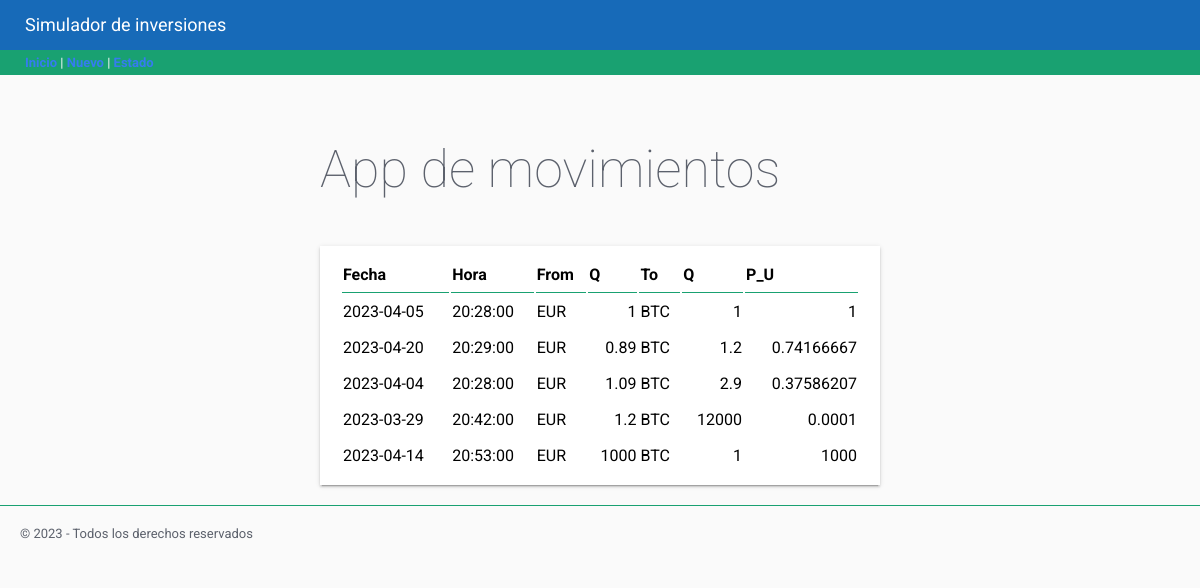
Before: / with the older database file.
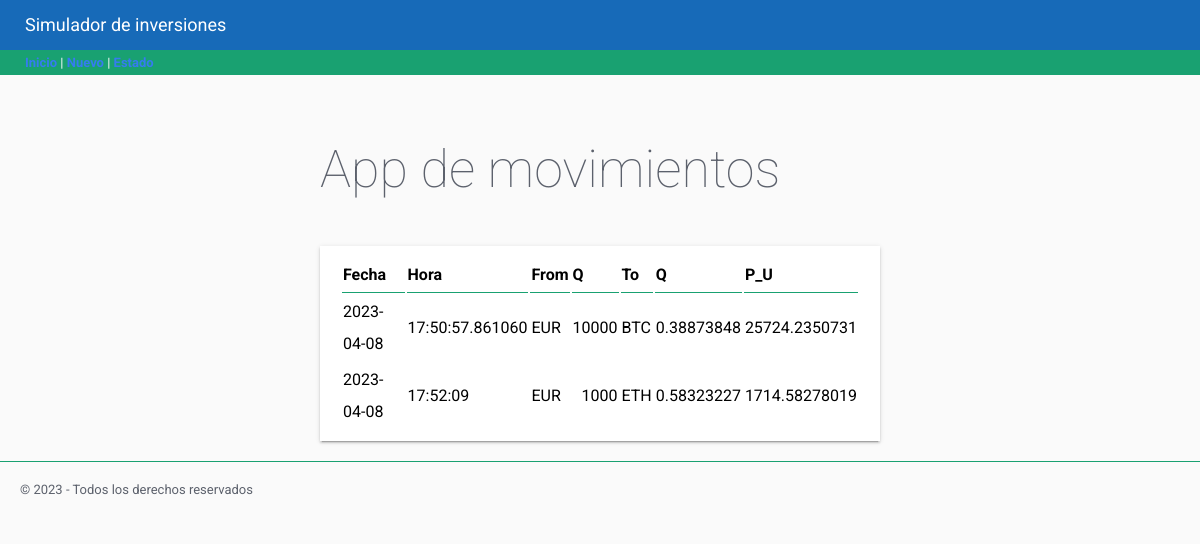
After: the same page with the newer database file.
### tables this page shows
CREATE TABLE "movimientos" (
	"id"	INTEGER NOT NULL UNIQUE,
	"fecha"	TEXT NOT NULL,
	"hora"	TEXT NOT NULL,
	"moneda_from"	TEXT NOT NULL,
	"cantidad_from"	NUMERIC NOT NULL,
	"moneda_to"	TEXT NOT NULL,
	"cantidad_to"	NUMERIC NOT NULL,
	"precio_unitario"	NUMERIC NOT NULL,
	PRIMARY KEY("id" AUTOINCREMENT)
);

### cryptos/views.py (the view)
@app.route('/')
def home():
    consulta = 'SELECT id, fecha, hora, moneda_from , cantidad_from, moneda_to, cantidad_to,precio_unitario FROM movimientos'
    movimientos = db.consultaSQL(consulta)
    return render_template("inicio.html", movs=movimientos)

### cryptos/models.py (called while the page is built)
    def consultaSQL(self,consulta):
        conexion = sqlite3.connect(self.ruta)
        cursor = conexion.cursor()
        cursor.execute(consulta)
        datos = cursor.fetchall()
        movimientos = []
        nombres_columna = []
        for columna in cursor.description:
            nombres_columna.append(columna[0])
        for dato in datos:
            indice = 0
            movimiento = {}
            for nombre in nombres_columna:
                movimiento[nombre] = dato[indice]
                indice += 1
            movimientos.append(movimiento)
        conexion.close()
        return movimientos

### cryptos/templates/inicio.html (shortened to what this page needs)
{% extends "base.html"%}
{% block contenido %}
<table class="paper">
            <tr>
                <th class="titulo-table">Fecha</th>
                <th class="titulo-table">Hora</th>
                <th class="titulo-table">From</th>
                <th class="titulo-table">Q</th>
                <th class="titulo-table">To</th>
                <th class="titulo-table">Q</th>
                <th class="titulo-table">P_U</th>
            </tr>
            {% if movs%}
            {% for m in movs %}
            <tr>
                <td>
                    {% if m.fecha %}
                    {{ m.fecha }}
                    {% else %}
                    ---
                    {% endif %}
                </td>
                <td>{{m.hora}}</td>
                <td>{{m.moneda_from}}</td>
                <td class="numero">{{m.cantidad_from | round(8)}}</td>
                <td>{{m.moneda_to}}</td>
                <td class="numero">{{m.cantidad_to | round(8)}}</td>
                <td class="numero">{{m.precio_unitario | round(8)}}</td>
            </tr>
            {% endfor %}
            {% else %}
                <td colspan="7" class ="lista-vacia"> No hay movimientos </td>
            {% endif %}
</table>
{% endblock contenido%}

### cryptos/templates/base.html (shortened to what this page needs)
<!DOCTYPE html>
<html lang="en">
<head>
    <link rel="stylesheet"
    href="https://cdnjs.cloudflare.com/ajax/libs/font-awesome/6.3.0/css/all.min.css">
    <link rel="stylesheet" href="/static/css/flat-remix.css">
    <link rel="stylesheet" href="/static/css/styles.css">
</head>
<body>
    {% include 'components/header.html'%}
    {% include 'components/navbar.html'%}
    <main>
        {% block page_title%}
        <h1>App de movimientos</h1>
        {% endblock page_title%}
        {% block contenido %}
        {% endblock %}
    </main>
    {% include 'components/footer.html'%}
</body>
</html>

### cryptos/templates/components/header.html
<header>Simulador de inversiones</header>

### cryptos/templates/components/navbar.html
<nav>
    <a href="/">Inicio</a> |
    <a href="/nuevo">Nuevo</a> |
    <a href="/estado">Estado</a>
</nav>

### cryptos/templates/components/footer.html
<footer class ="pie-pagina"> © 2023 - Todos los derechos reservados </footer>

### cryptos/static/css/flat-remix.css (style rules this page uses)
* { box-sizing: border-box; outline: none; -webkit-appearance: none; -webkit-tap-highlight-color: transparent !important; -webkit-tap-highlight-color: rgba(0, 0, 0, 0) !important; -webkit-touch-callout: none; font-family: "Roboto", sans-serif; letter-spacing: 0; }
body { background-color: #FAFAFA; color: #5c616c; margin: 0; font-size: 13px; cursor: default; user-select: none; -webkit-user-select: none; -khtml-user-select: none; -moz-user-select: none; -ms-user-select: none; }
a:link, a:visited, a:active, a { color: #367bf0; font-weight: bold; text-decoration: none; cursor: pointer; }
h1, h2, h3, h4, h5, h6 { line-height: 1.5em; }
h1 { font-size: 4em; font-weight: lighter; margin: .7em 0; }
section, article, .section, .article, .paper { line-height: 2em; word-wrap: break-word; word-break: normal; line-height: 2em; }
.paper { font-size: 16px; box-shadow: 0 2px 2px 0 rgba(0, 0, 0, .14), 0 3px 1px -2px rgba(0, 0, 0, .2), 0 1px 5px 0 rgba(0, 0, 0, .12); padding: 10px 20px; background-color: #FFF; margin-top: 20px; min-height: 100px; color: #000; }

### cryptos/static/css/styles.css (style rules this page uses)
:root { --primary-color: #176ab8; --secondary-color: #19a171; --medium-gray: #666; --error-color: var(--primary-color); --default-border: solid thin var(--secondary-color) }
header { background-color: var(--primary-color); color: white; height: 50px; font-size: large; line-height: 50px; padding-left: 25px; }
nav { background-color: var(--secondary-color); color: #FFF; height: 25px; line-height: 25px; padding-left: 25px; }
nav a, nav a:active, nav a:focus, nav a:hover, nav a:visited, nav a { color: white; }
main { max-width: 600px; margin: auto; padding: 20px; }
table.paper { width: 100%; }
.titulo-table { border-bottom: var(--default-border); text-align: left; }
.numero, .acciones { text-align: right; }
.pie-pagina { padding: 20px; border-top: var(--default-border); }

Changed rows visible on the page:
removed movimientos: fecha "2023-04-05", hora "20:28:00", moneda_from "EUR", cantidad_from "1", moneda_to "BTC", cantidad_to "1", precio_unitario "1"
removed movimientos: fecha "2023-04-20", hora "20:29:00", moneda_from "EUR", cantidad_from "0.89", moneda_to "BTC", cantidad_to "1.2", precio_unitario "0.74166667"
removed movimientos: fecha "2023-04-04", hora "20:28:00", moneda_from "EUR", cantidad_from "1.09", moneda_to "BTC", cantidad_to "2.9", precio_unitario "0.37586207"
removed movimientos: fecha "2023-03-29", hora "20:42:00", moneda_from "EUR", cantidad_from "1.2", moneda_to "BTC", cantidad_to "12000", precio_unitario "0.0001"
removed movimientos: fecha "2023-04-14", hora "20:53:00", moneda_from "EUR", cantidad_from "1000", moneda_to "BTC", cantidad_to "1", precio_unitario "1000"
added movimientos: fecha "2023-04-08", hora "17:50:57.861060", moneda_from "EUR", cantidad_from "10000", moneda_to "BTC", cantidad_to "0.38873848", precio_unitario "25724.2350731"
added movimientos: fecha "2023-04-08", hora "17:52:09", moneda_from "EUR", cantidad_from "1000", moneda_to "ETH", cantidad_to "0.58323227", precio_unitario "1714.58278019"
